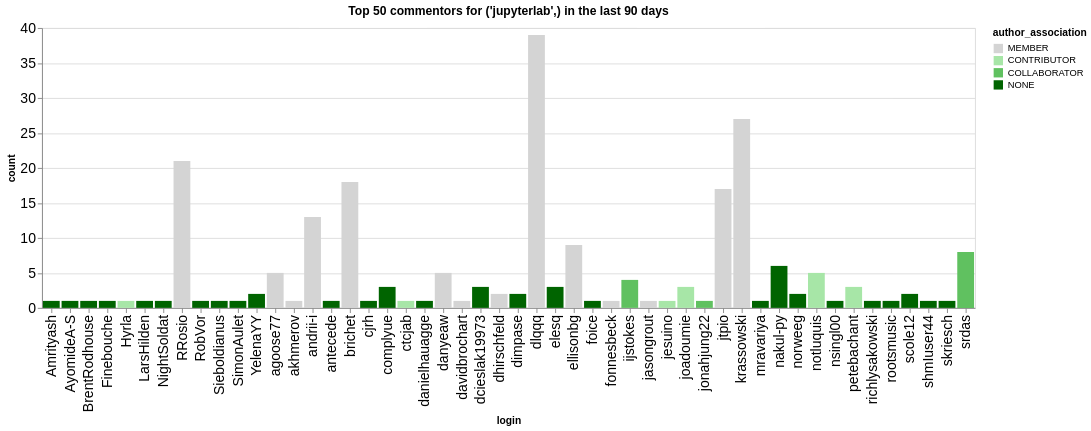

Notebook code cell kept with this figure:
### Code cell
n_plot = 50
charts = []
for ii, (iorg, idata) in enumerate(commentors.groupby(['org'])):
    title = f"Top {n_plot} commentors for {iorg} in the last {n_days} days"
    idata = idata.groupby('login', as_index=False).agg({'count': 'sum', 'author_association': 'first'})
    idata = idata.sort_values('count', ascending=False).head(n_plot)
    ch = alt.Chart(data=idata.head(n_plot), title=title).mark_bar().encode(
        x='login',
        y='count',
        color=alt.Color('author_association', scale=alt.Scale(domain=author_types, range=author_colors))
    )
    charts.append(ch)
alt.hconcat(*charts)

### Figure 1 — Vega-Lite specification as saved in the notebook (floating-point values rounded to 4 significant figures)
{"config": {"axisLeft": {"labelFontSize": 15}, "axisBottom": {"labelFontSize": 15}}, "hconcat": [{"mark": {"type": "bar"}, "encoding": {"color": {"field": "author_association", "scale": {"domain": ["MEMBER", "CONTRIBUTOR", "COLLABORATOR", "NONE"], "range": ["rgb(211.82745098039214, 211.82745098039214, 211.82745098039214)", "rgb(166.98562091503268, 229.89803921568628, 166.98562091503268)", "rgb(96.37647058823529, 192.75294117647059, 96.37647058823529)", "rgb(0.0, 100.3921568627451, 0.0)"]}, "type": "nominal"}, "x": {"field": "login", "type": "nominal"}, "y": {"field": "count", "type": "quantitative"}}, "title": "Top 50 commentors for ('jupyterlab',) in the last 90 days"}], "data": {"name": "data-d7da3feb3886335447be9b2d4dd525fa"}, "$schema": "https://vega.github.io/schema/vega-lite/v5.20.1.json", "datasets": {"data-d7da3feb3886335447be9b2d4dd525fa": [{"login": "dlqqq", "count": 39, "author_association": "MEMBER"}, {"login": "krassowski", "count": 27, "author_association": "MEMBER"}, {"login": "RRosio", "count": 21, "author_association": "MEMBER"}, {"login": "brichet", "count": 18, "author_association": "MEMBER"}, {"login": "jtpio", "count": 17, "author_association": "MEMBER"}, {"login": "andrii-i", "count": 13, "author_association": "MEMBER"}, {"login": "ellisonbg", "count": 9, "author_association": "MEMBER"}, {"login": "srdas", "count": 8, "author_association": "COLLABORATOR"}, {"login": "nakul-py", "count": 6, "author_association": "NONE"}, {"login": "danyeaw", "count": 5, "author_association": "MEMBER"}, {"login": "notluquis", "count": 5, "author_association": "CONTRIBUTOR"}, {"login": "agoose77", "count": 5, "author_association": "MEMBER"}, {"login": "ijstokes", "count": 4, "author_association": "COLLABORATOR"}, {"login": "petebachant", "count": 3, "author_association": "CONTRIBUTOR"}, {"login": "elesq", "count": 3, "author_association": "NONE"}, {"login": "joadoumie", "count": 3, "author_association": "CONTRIBUTOR"}, {"login": "dcieslak19973", "count": 3, "author_association": "NONE"}, {"login": "complyue", "count": 3, "author_association": "NONE"}, {"login": "YelenaYY", "count": 2, "author_association": "NONE"}, {"login": "dhirschfeld", "count": 2, "author_association": "MEMBER"}, {"login": "norweeg", "count": 2, "author_association": "NONE"}, {"login": "scole12", "count": 2, "author_association": "NONE"}, {"login": "dimpase", "count": 2, "author_association": "NONE"}, {"login": "cjrh", "count": 1, "author_association": "NONE"}, {"login": "ctcjab", "count": 1, "author_association": "CONTRIBUTOR"}, {"login": "akhmerov", "count": 1, "author_association": "MEMBER"}, {"login": "NightSoldat", "count": 1, "author_association": "NONE"}, {"login": "SimonAulet", "count": 1, "author_association": "NONE"}, {"login": "antecede", "count": 1, "author_association": "NONE"}, {"login": "LarsHilden", "count": 1, "author_association": "NONE"}, {"login": "RobVor", "count": 1, "author_association": "NONE"}, {"login": "Finebouche", "count": 1, "author_association": "NONE"}, {"login": "Amrityash", "count": 1, "author_association": "NONE"}, {"login": "AyomideA-S", "count": 1, "author_association": "NONE"}, {"login": "BrentRodhouse", "count": 1, "author_association": "NONE"}, {"login": "Hyrla", "count": 1, "author_association": "CONTRIBUTOR"}, {"login": "Sieboldianus", "count": 1, "author_association": "NONE"}, {"login": "danielhauagge", "count": 1, "author_association": "NONE"}, {"login": "jesuino", "count": 1, "author_association": "CONTRIBUTOR"}, {"login": "jonahjung22", "count": 1, "author_association": "COLLABORATOR"}, {"login": "jasongrout", "count": 1, "author_association": "MEMBER"}, {"login": "foice", "count": 1, "author_association": "NONE"}, {"login": "davidbrochart", "count": 1, "author_association": "MEMBER"}, {"login": "fonnesbeck", "count": 1, "author_association": "MEMBER"}, {"login": "mravariya", "count": 1, "author_association": "NONE"}, {"login": "richlysakowski", "count": 1, "author_association": "NONE"}, {"login": "nsingl00", "count": 1, "author_association": "NONE"}, {"login": "shmIuser44", "count": 1, "author_association": "NONE"}, {"login": "rootsmusic", "count": 1, "author_association": "NONE"}, {"login": "skriesch", "count": 1, "author_association": "NONE"}]}}
